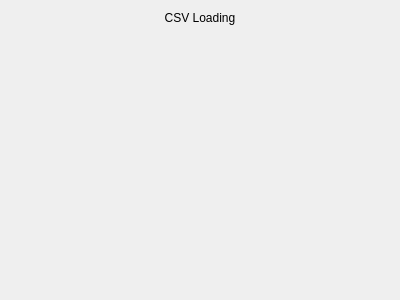
<?xml version="1.0" encoding="UTF-8"?>
<ui version="4.0">
 <class>CSVLineLoader_Widget</class>
 <widget class="QWidget" name="CSVLineLoader_Widget">
  <property name="geometry">
   <rect>
    <x>0</x>
    <y>0</y>
    <width>400</width>
    <height>300</height>
   </rect>
  </property>
  <property name="windowTitle">
   <string>Form</string>
  </property>
  <layout class="QVBoxLayout" name="verticalLayout">
   <item>
    <widget class="QLabel" name="label">
     <property name="text">
      <string>CSV Loading</string>
     </property>
     <property name="alignment">
      <set>Qt::AlignmentFlag::AlignCenter</set>
     </property>
    </widget>
   </item>
   <item>
    <spacer name="verticalSpacer">
     <property name="orientation">
      <enum>Qt::Orientation::Vertical</enum>
     </property>
     <property name="sizeHint" stdset="0">
      <size>
       <width>20</width>
       <height>40</height>
      </size>
     </property>
    </spacer>
   </item>
  </layout>
 </widget>
 <resources/>
 <connections/>
</ui>
